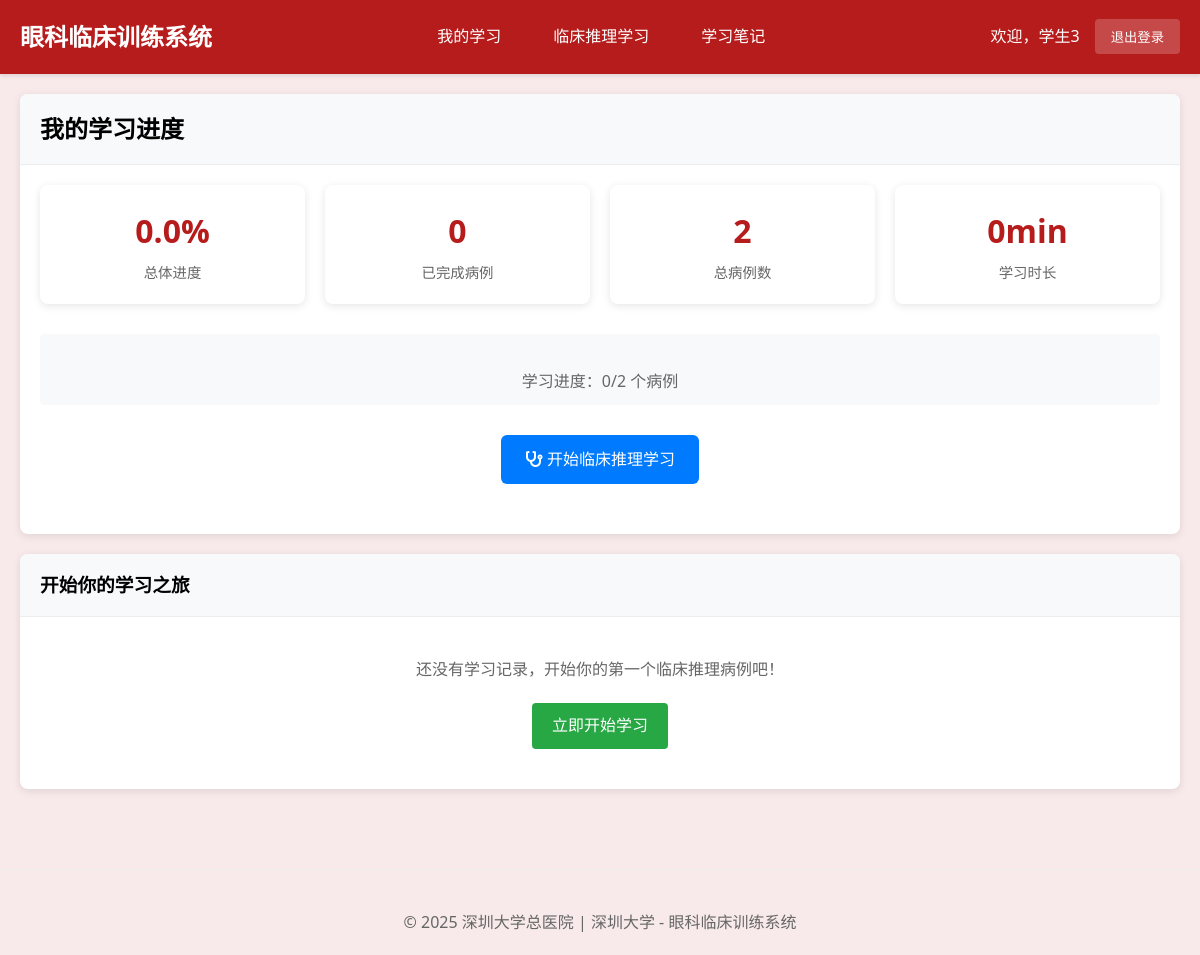
Page /student/ (signed in) on the earlier database version.
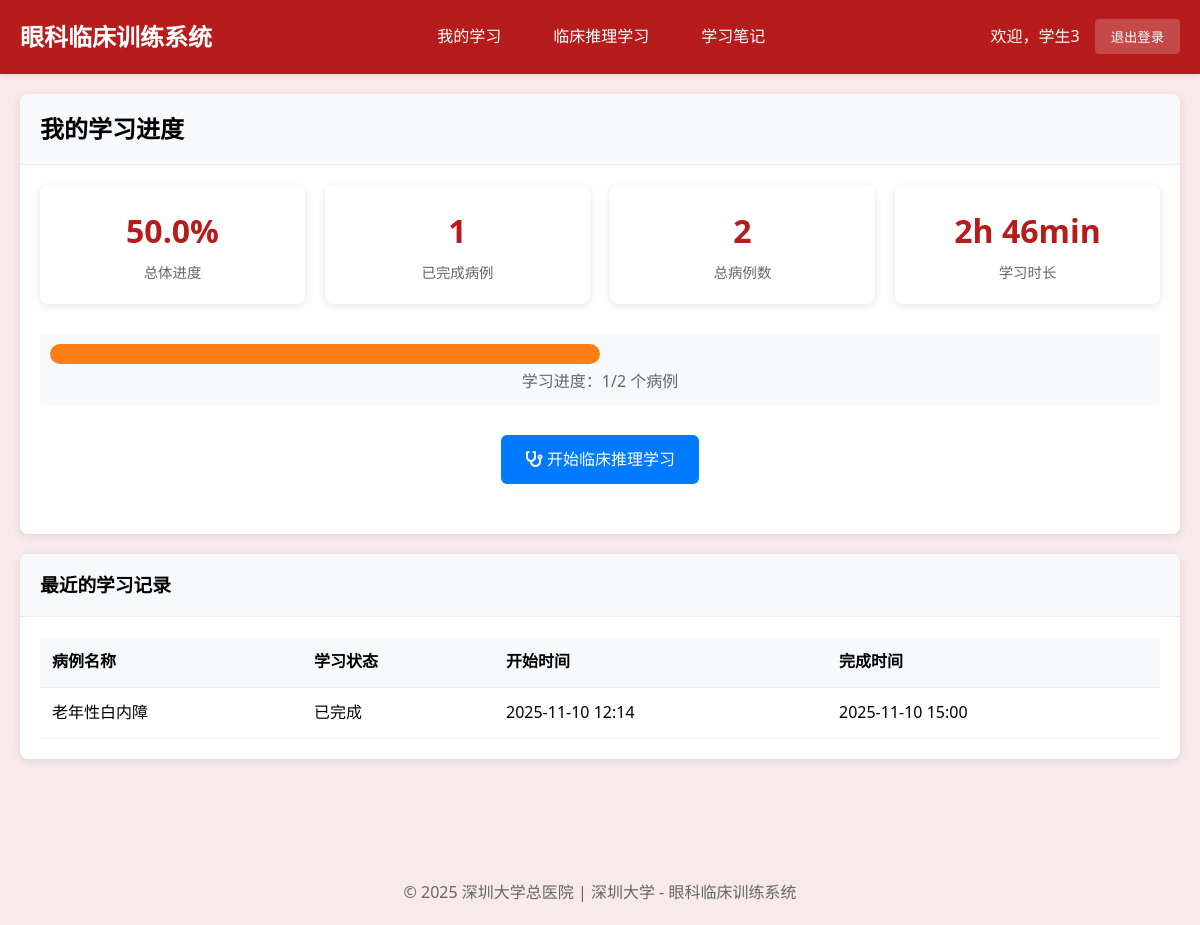
Same page on the later database version.
### cases/models.py (models this page shows, shortened)
class StudentClinicalSession(models.Model):
    student = models.ForeignKey(User, on_delete=models.CASCADE, verbose_name="学生")
    clinical_case = models.ForeignKey(ClinicalCase, on_delete=models.CASCADE, verbose_name="临床案例")
    session_status = models.CharField(
        max_length=30,  # 增加长度以适应最长的选项
        choices=[
            ('case_presentation', '病例呈现'),         # 步骤1: 呈现病例
            ('examination_selection', '检查选择'),     # 步骤2: 选择检查方法
            ('examination_results', '检查结果'),       # 步骤3: 查看检查图像结果
            ('diagnosis_reasoning', '诊断推理'),       # 步骤4: 诊断判断推理
            ('treatment_selection', '治疗选择'),       # 步骤5: 选择治疗方案
            ('learning_feedback', '学习反馈'),         # 步骤6: 学习反馈
            ('completed', '已完成')
        ],
        default='case_presentation',
        verbose_name="当前阶段"
    )
    selected_examinations = models.JSONField(default=list, verbose_name="已选检查项目")
    examination_images_viewed = models.JSONField(default=list, verbose_name="已查看的检查图像")
    selected_diagnosis = models.ForeignKey(DiagnosisOption, on_delete=SET_NULL, blank=True, null=True, verbose_name="选择的诊断")
    selected_diagnoses = models.JSONField(default=list, verbose_name="选中的多个诊断ID", help_text="支持鉴别诊断的多选功能")
    diagnosis_reasoning_text = models.TextField(blank=True, verbose_name="诊断推理过程",
                                               help_text="学生的诊断思路和推理过程")
    selected_treatments = models.JSONField(default=list, verbose_name="已选治疗方案")
    step_completion_status = models.JSONField(
        default=dict,
        verbose_name="步骤完成状态",
        help_text="记录每个步骤的完成情况：{step_name: {completed: bool, score: float, completion_time: datetime}}"
    )
    required_examinations_completed = models.BooleanField(default=False, verbose_name="必选检查是否完成")
    examination_selection_valid = models.BooleanField(default=False, verbose_name="检查选择是否有效")
    examination_score = models.FloatField(default=0.0, verbose_name="检查选择得分")
    diagnosis_score = models.FloatField(default=0.0, verbose_name="诊断准确性得分")
    treatment_score = models.FloatField(default=0.0, verbose_name="治疗方案得分")
    reasoning_score = models.FloatField(default=0.0, verbose_name="推理过程得分")
    overall_score = models.FloatField(default=0.0, verbose_name="总体得分")
    diagnosis_attempt_count = models.IntegerField(default=0, verbose_name="诊断尝试次数", help_text="记录学生诊断尝试的次数，用于循序渐进指导")
    diagnosis_guidance_level = models.IntegerField(default=0, verbose_name="指导级别", help_text="0=无提示，1=轻度提示，2=中度提示，3=强提示")
    time_spent = models.JSONField(default=dict, verbose_name="各阶段用时", help_text="JSON格式记录各阶段耗时")
    step_start_times = models.JSONField(default=dict, verbose_name="各步骤开始时间")
    started_at = models.DateTimeField(auto_now_add=True, verbose_name="开始时间")
    completed_at = models.DateTimeField(blank=True, null=True, verbose_name="完成时间")
    last_activity = models.DateTimeField(auto_now=True, verbose_name="最后活动时间")
    learning_notes = models.TextField(blank=True, verbose_name="学习笔记")
    reflection = models.TextField(blank=True, verbose_name="学习反思")
    session_data = models.JSONField(default=dict, verbose_name="会话数据",
                                   help_text="保存检查顺序、当前进度等临时数据")
    class Meta:
        verbose_name = "学生临床会话"
        verbose_name_plural = "学生临床会话"
        ordering = ['-started_at']
        unique_together = ['student', 'clinical_case']

class ClinicalCase(models.Model):
    title = models.CharField(max_length=200, verbose_name="案例标题")
    case_id = models.CharField(max_length=50, unique=True, verbose_name="案例编号")
    patient_age = models.IntegerField(verbose_name="患者年龄")
    patient_gender = models.CharField(max_length=10, choices=[('M', '男'), ('F', '女')], verbose_name="患者性别")
    chief_complaint = models.TextField(verbose_name="主诉")
    present_illness = models.TextField(verbose_name="现病史")
    past_history = models.TextField(blank=True, verbose_name="既往史")
    family_history = models.TextField(blank=True, verbose_name="家族史")
    learning_objectives = models.JSONField(verbose_name="学习目标", help_text="JSON格式存储多个学习目标")
    difficulty_level = models.CharField(
        max_length=20,
        choices=[('beginner', '初级'), ('intermediate', '中级'), ('advanced', '高级')],
        default='intermediate',
        verbose_name="难度等级"
    )
    is_active = models.BooleanField(default=True, verbose_name="是否启用")
    created_by = models.ForeignKey(User, on_delete=models.CASCADE, verbose_name="创建者")
    created_at = models.DateTimeField(auto_now_add=True, verbose_name="创建时间")
    updated_at = models.DateTimeField(auto_now=True, verbose_name="更新时间")
    case_images = models.JSONField(blank=True, null=True, verbose_name="案例图片", help_text="存储图片路径的JSON数组")
    class Meta:
        verbose_name = "临床案例"
        verbose_name_plural = "临床案例"
        ordering = ['-created_at']

### cases/views.py (the view)
# urls.py: path('student/', views.student_dashboard, name='student_dashboard'),
@login_required
@user_passes_test(is_student, login_url='login')
def student_dashboard(request):
    user = request.user
    total_clinical_cases = ClinicalCase.objects.filter(is_active=True).count()
    user_sessions = StudentClinicalSession.objects.filter(student=user)
    completed_sessions = user_sessions.filter(completed_at__isnull=False).count()
    progress_percentage = 0
    if total_clinical_cases > 0:
        progress_percentage = round((completed_sessions / total_clinical_cases) * 100, 1)
    total_study_time = 0
    for session in user_sessions.filter(completed_at__isnull=False):
        if session.completed_at and session.started_at:
            if session.last_activity:
                duration = session.last_activity - session.started_at
            else:
                duration = session.completed_at - session.started_at
            duration_minutes = duration.total_seconds() / 60
            if duration_minutes > 0:
                total_study_time += duration_minutes
    total_study_time = round(total_study_time)
    hours = total_study_time // 60
    minutes = total_study_time % 60
    if hours > 0:
        if minutes > 0:
            formatted_study_time = f"{hours}h {minutes}min"
        else:
            formatted_study_time = f"{hours}h"
    else:
        formatted_study_time = f"{minutes}min"
    recent_sessions = user_sessions.order_by('-started_at')[:5]
    progress = {
        'progress_percentage': progress_percentage,
        'total_study_time': total_study_time,
        'formatted_study_time': formatted_study_time,
    }
    context = {
        'total_clinical_cases': total_clinical_cases,
        'completed_sessions': completed_sessions,
        'recent_sessions': recent_sessions,
        'progress': progress,
    }
    return render(request, 'student/dashboard.html', context)

### cases/views.py (called while the page is built)
def is_student(user):
    return user.groups.filter(name='Students').exists()

### cases/templates/student/dashboard.html (shortened to what this page needs)
{% extends 'base.html' %}
{% load static %}
{% block content %}
<div class="card">
    <div class="card-header">
        <h2>我的学习进度</h2>
    </div>
    <div class="card-body">
        <div class="stats-grid">
            <div class="stat-card" role="status" aria-label="总体学习进度">
                <div class="stat-number">{{ progress.progress_percentage|floatformat:1|default:0 }}%</div>
                <div class="stat-label">总体进度</div>
            </div>
            <div class="stat-card" role="status" aria-label="已完成病例数量">
                <div class="stat-number">{{ completed_sessions }}</div>
                <div class="stat-label">已完成病例</div>
            </div>
            <div class="stat-card" role="status" aria-label="总病例数量">
                <div class="stat-number">{{ total_clinical_cases }}</div>
                <div class="stat-label">总病例数</div>
            </div>
            <div class="stat-card" role="status" aria-label="总学习时长">
                <div class="stat-number">{{ progress.formatted_study_time|default:"0min" }}</div>
                <div class="stat-label">学习时长</div>
            </div>
        </div>
        <div class="progress-container" style="background: #f8f9fa; padding: 10px; border-radius: 4px; margin: 20px 0;">
            <div class="progress-bar"
                 style="background: #007bff; height: 20px; border-radius: 10px; transition: width 0.3s; width: 0%;"
                 data-progress="{{ progress.progress_percentage|floatformat:1|default:0 }}"></div>
            <div style="text-align: center; margin-top: 5px; color: #666;">学习进度：{{ completed_sessions }}/{{ total_clinical_cases }} 个病例</div>
        </div>
        <div style="text-align: center; margin: 30px 0;">
            <a href="{% url 'clinical_case_list' %}" class="btn" style="background: #007bff; color: white; padding: 12px 24px; border-radius: 6px; text-decoration: none;">
                <i class="fas fa-stethoscope"></i> 开始临床推理学习
            </a>
        </div>
    </div>
</div>
{% if recent_sessions %}
<div class="card">
    <div class="card-header">
        <h3>最近的学习记录</h3>
    </div>
    <div class="card-body">
        <table class="table">
            <thead>
                <tr>
                    <th>病例名称</th>
                    <th>学习状态</th>
                    <th>开始时间</th>
                    <th>完成时间</th>
                </tr>
            </thead>
            <tbody>
                {% for session in recent_sessions %}
                <tr>
                    <td>{{ session.clinical_case.title }}</td>
                    <td>
                        {% if session.completed_at %}
                            <span class="badge badge-success">已完成</span>
                        {% else %}
                            <span class="badge badge-warning">学习中</span>
                        {% endif %}
                    </td>
                    <td>{{ session.started_at|date:"Y-m-d H:i" }}</td>
                    <td>
                        {% if session.completed_at %}
                            {{ session.completed_at|date:"Y-m-d H:i" }}
                        {% else %}
                            -
                        {% endif %}
                    </td>
                </tr>
                {% endfor %}
            </tbody>
        </table>
    </div>
</div>
{% else %}
<div class="card">
    <div class="card-header">
        <h3>开始你的学习之旅</h3>
    </div>
    <div class="card-body" style="text-align: center; padding: 40px 20px;">
        <p style="color: #666; margin-bottom: 20px;">还没有学习记录，开始你的第一个临床推理病例吧！</p>
        <a href="{% url 'clinical_case_list' %}" class="btn" style="background: #28a745; color: white;">立即开始学习</a>
    </div>
</div>
{% endif %}
{% endblock %}

Differences in the rows shown:
added StudentClinicalSession: clinical_case "老年性白内障", shows "已完成", started_at "2025-11-10 12:14", completed_at "2025-11-10 15:00"
Other differences:
{{ progress.progress_percentage|floatformat:1|default:0 }}: "0.0" → "50.0"
{{ completed_sessions }}: "0" → "1"
{{ progress.formatted_study_time|default:"0min" }}: "0min" → "2h 46min"
text no longer shown: "开始你的学习之旅 还没有学习记录，开始你的第一个临床推理病例吧！ 立即开始学习"
text now shown: "最近的学习记录 病例名称 学习状态 开始时间 完成时间"
